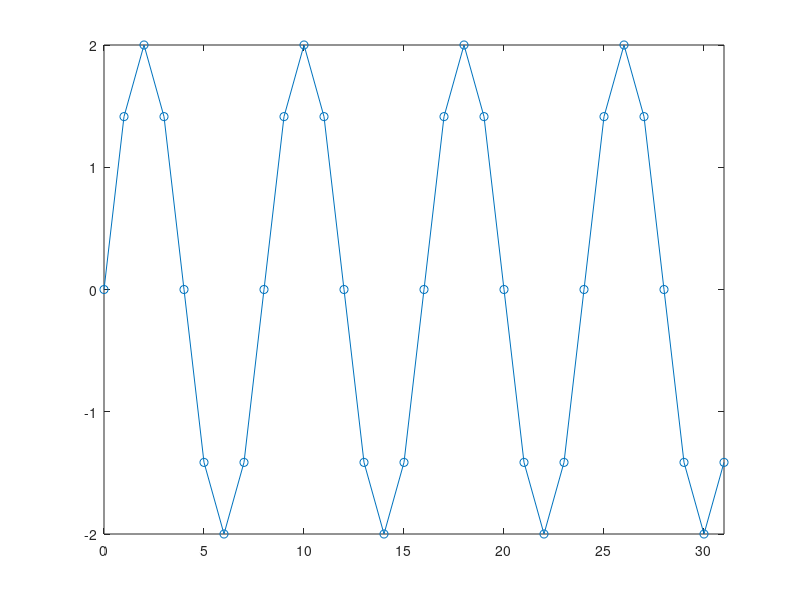

MATLAB code to generate this figure:
function sinewave()
n = [0:31];
omega = 0.25 * pi;
xn = 2* sin(omega*n);
plot(n,xn,'-o');
axis([0 31 -2 2]);
save sine.dat xn -ascii;
